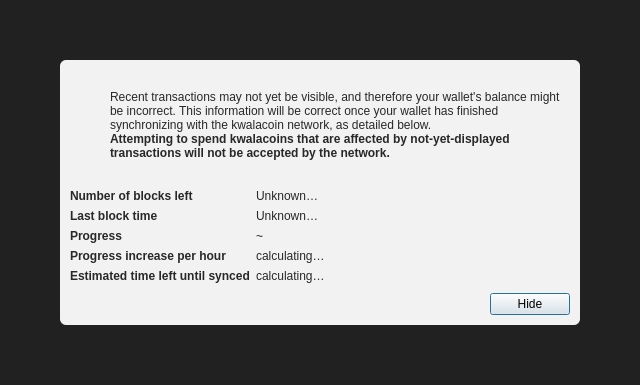
<?xml version="1.0" encoding="UTF-8"?>
<ui version="4.0">
 <class>ModalOverlay</class>
 <widget class="QWidget" name="ModalOverlay">
  <property name="geometry">
   <rect>
    <x>0</x>
    <y>0</y>
    <width>640</width>
    <height>385</height>
   </rect>
  </property>
  <property name="windowTitle">
   <string>Form</string>
  </property>
  <layout class="QVBoxLayout" name="verticalLayout" stretch="0">
   <property name="sizeConstraint">
    <enum>QLayout::SetDefaultConstraint</enum>
   </property>
   <property name="leftMargin">
    <number>0</number>
   </property>
   <property name="topMargin">
    <number>0</number>
   </property>
   <property name="rightMargin">
    <number>0</number>
   </property>
   <property name="bottomMargin">
    <number>0</number>
   </property>
   <item>
    <widget class="QWidget" name="bgWidget" native="true">
     <property name="styleSheet">
      <string notr="true">#bgWidget { background: rgba(0,0,0,220); }</string>
     </property>
     <layout class="QVBoxLayout" name="verticalLayoutMain" stretch="1">
      <property name="leftMargin">
       <number>60</number>
      </property>
      <property name="topMargin">
       <number>60</number>
      </property>
      <property name="rightMargin">
       <number>60</number>
      </property>
      <property name="bottomMargin">
       <number>60</number>
      </property>
      <item>
       <widget class="QWidget" name="contentWidget" native="true">
        <property name="styleSheet">
         <string notr="true">#contentWidget { background: rgba(255,255,255,240); border-radius: 6px; }

QLabel { color: rgb(40,40,40);  }</string>
        </property>
        <layout class="QVBoxLayout" name="verticalLayoutSub" stretch="1,0,0,0">
         <property name="spacing">
          <number>0</number>
         </property>
         <property name="leftMargin">
          <number>10</number>
         </property>
         <property name="topMargin">
          <number>10</number>
         </property>
         <property name="rightMargin">
          <number>10</number>
         </property>
         <property name="bottomMargin">
          <number>10</number>
         </property>
         <item>
          <layout class="QHBoxLayout" name="horizontalLayoutIconText" stretch="0,1">
           <property name="topMargin">
            <number>20</number>
           </property>
           <item>
            <layout class="QVBoxLayout" name="verticalLayoutIcon">
             <property name="leftMargin">
              <number>0</number>
             </property>
             <item>
              <widget class="QPushButton" name="warningIcon">
               <property name="enabled">
                <bool>false</bool>
               </property>
               <property name="text">
                <string/>
               </property>
               <property name="icon">
                <iconset>
                 <normaloff>:/icons/warning</normaloff>
                 <disabledoff>:/icons/warning</disabledoff>:/icons/warning</iconset>
               </property>
               <property name="iconSize">
                <size>
                 <width>48</width>
                 <height>48</height>
                </size>
               </property>
               <property name="flat">
                <bool>true</bool>
               </property>
              </widget>
             </item>
             <item>
              <spacer name="verticalSpacerWarningIcon">
               <property name="orientation">
                <enum>Qt::Vertical</enum>
               </property>
               <property name="sizeHint" stdset="0">
                <size>
                 <width>20</width>
                 <height>40</height>
                </size>
               </property>
              </spacer>
             </item>
            </layout>
           </item>
           <item>
            <layout class="QVBoxLayout" name="verticalLayoutInfoText">
             <property name="leftMargin">
              <number>0</number>
             </property>
             <property name="topMargin">
              <number>0</number>
             </property>
             <item>
              <widget class="QLabel" name="infoText">
               <property name="text">
                <string>Recent transactions may not yet be visible, and therefore your wallet's balance might be incorrect. This information will be correct once your wallet has finished synchronizing with the kwalacoin network, as detailed below.</string>
               </property>
               <property name="textFormat">
                <enum>Qt::RichText</enum>
               </property>
               <property name="wordWrap">
                <bool>true</bool>
               </property>
              </widget>
             </item>
             <item>
              <widget class="QLabel" name="infoTextStrong">
               <property name="font">
                <font>
                 <weight>75</weight>
                 <bold>true</bold>
                </font>
               </property>
               <property name="text">
                <string>Attempting to spend kwalacoins that are affected by not-yet-displayed transactions will not be accepted by the network.</string>
               </property>
               <property name="textFormat">
                <enum>Qt::RichText</enum>
               </property>
               <property name="wordWrap">
                <bool>true</bool>
               </property>
              </widget>
             </item>
             <item>
              <spacer name="verticalSpacerInTextSpace">
               <property name="orientation">
                <enum>Qt::Vertical</enum>
               </property>
               <property name="sizeHint" stdset="0">
                <size>
                 <width>20</width>
                 <height>40</height>
                </size>
               </property>
              </spacer>
             </item>
            </layout>
           </item>
          </layout>
         </item>
         <item>
          <spacer name="verticalSpacerAfterText">
           <property name="orientation">
            <enum>Qt::Vertical</enum>
           </property>
           <property name="sizeHint" stdset="0">
            <size>
             <width>20</width>
             <height>40</height>
            </size>
           </property>
          </spacer>
         </item>
         <item>
          <layout class="QFormLayout" name="formLayout">
           <property name="fieldGrowthPolicy">
            <enum>QFormLayout::FieldsStayAtSizeHint</enum>
           </property>
           <property name="horizontalSpacing">
            <number>6</number>
           </property>
           <property name="verticalSpacing">
            <number>6</number>
           </property>
           <property name="topMargin">
            <number>10</number>
           </property>
           <item row="0" column="0">
            <widget class="QLabel" name="labelNumberOfBlocksLeft">
             <property name="font">
              <font>
               <weight>75</weight>
               <bold>true</bold>
              </font>
             </property>
             <property name="text">
              <string>Number of blocks left</string>
             </property>
            </widget>
           </item>
           <item row="0" column="1">
            <widget class="QLabel" name="numberOfBlocksLeft">
             <property name="text">
              <string>Unknown…</string>
             </property>
            </widget>
           </item>
           <item row="1" column="0">
            <widget class="QLabel" name="labelLastBlockTime">
             <property name="font">
              <font>
               <weight>75</weight>
               <bold>true</bold>
              </font>
             </property>
             <property name="text">
              <string>Last block time</string>
             </property>
            </widget>
           </item>
           <item row="1" column="1">
            <widget class="QLabel" name="newestBlockDate">
             <property name="sizePolicy">
              <sizepolicy hsizetype="Maximum" vsizetype="Preferred">
               <horstretch>0</horstretch>
               <verstretch>0</verstretch>
              </sizepolicy>
             </property>
             <property name="text">
              <string>Unknown…</string>
             </property>
            </widget>
           </item>
           <item row="2" column="0">
            <widget class="QLabel" name="labelSyncDone">
             <property name="font">
              <font>
               <weight>75</weight>
               <bold>true</bold>
              </font>
             </property>
             <property name="text">
              <string>Progress</string>
             </property>
            </widget>
           </item>
           <item row="2" column="1">
            <layout class="QHBoxLayout" name="horizontalLayoutSync" stretch="0,1">
             <item>
              <widget class="QLabel" name="percentageProgress">
               <property name="text">
                <string notr="true">~</string>
               </property>
              </widget>
             </item>
            </layout>
           </item>
           <item row="4" column="0">
            <widget class="QLabel" name="labelProgressIncrease">
             <property name="font">
              <font>
               <weight>75</weight>
               <bold>true</bold>
              </font>
             </property>
             <property name="text">
              <string>Progress increase per hour</string>
             </property>
            </widget>
           </item>
           <item row="4" column="1">
            <widget class="QLabel" name="progressIncreasePerH">
             <property name="text">
              <string>calculating…</string>
             </property>
            </widget>
           </item>
           <item row="5" column="0">
            <widget class="QLabel" name="labelEstimatedTimeLeft">
             <property name="font">
              <font>
               <weight>75</weight>
               <bold>true</bold>
              </font>
             </property>
             <property name="text">
              <string>Estimated time left until synced</string>
             </property>
            </widget>
           </item>
           <item row="5" column="1">
            <widget class="QLabel" name="expectedTimeLeft">
             <property name="text">
              <string>calculating…</string>
             </property>
            </widget>
           </item>
          </layout>
         </item>
         <item>
          <layout class="QHBoxLayout" name="horizontalLayoutButtons">
           <property name="leftMargin">
            <number>10</number>
           </property>
           <property name="topMargin">
            <number>10</number>
           </property>
           <item>
            <spacer name="horizontalSpacer">
             <property name="orientation">
              <enum>Qt::Horizontal</enum>
             </property>
             <property name="sizeHint" stdset="0">
              <size>
               <width>40</width>
               <height>20</height>
              </size>
             </property>
            </spacer>
           </item>
           <item>
            <widget class="QPushButton" name="closeButton">
             <property name="text">
              <string>Hide</string>
             </property>
             <property name="shortcut">
              <string>Esc</string>
             </property>
             <property name="focusPolicy">
              <enum>Qt::StrongFocus</enum>
             </property>
             <property name="default">
              <bool>true</bool>
             </property>
            </widget>
           </item>
          </layout>
         </item>
        </layout>
       </widget>
      </item>
     </layout>
    </widget>
   </item>
  </layout>
 </widget>
 <resources/>
 <connections/>
</ui>
